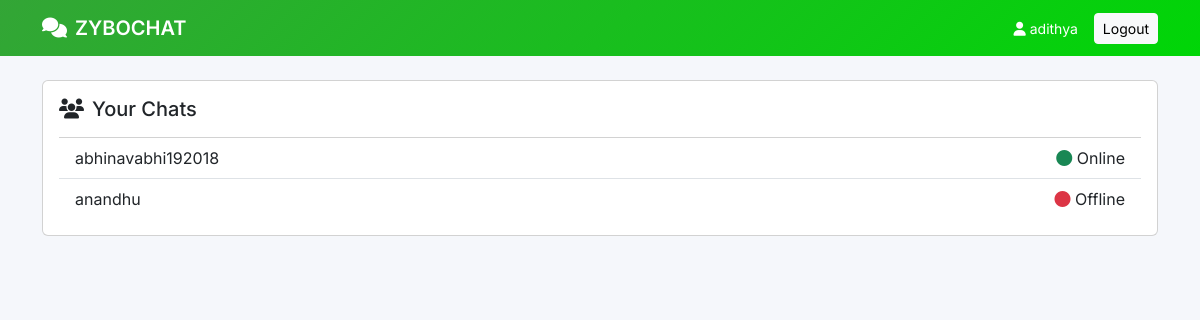
The app's page /users/ (signed in), older data.
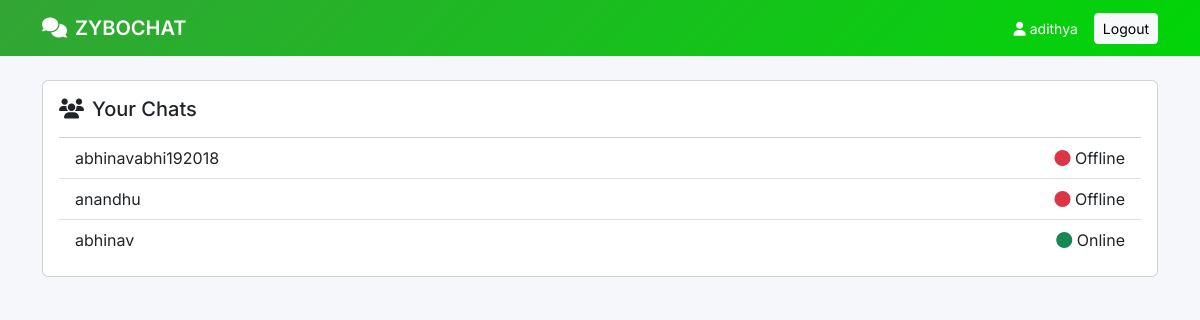
The same page, newer data.
### app/models.py (models this page shows, shortened)
class User(AbstractBaseUser, PermissionsMixin):
    email = models.EmailField(unique=True)
    username = models.CharField(max_length=150)
    is_active = models.BooleanField(default=True)
    is_staff = models.BooleanField(default=False)
    is_online = models.BooleanField(default=False)
    last_seen = models.DateTimeField(default=timezone.now)
    date_joined = models.DateTimeField(default=timezone.now)
    objects = UserManager()
    USERNAME_FIELD = "email"
    REQUIRED_FIELDS = ["username"]

### app/views.py (the view)
# urls.py: path("users/", user_list, name="user_list"),
@login_required
def user_list(request):
    users = User.objects.exclude(id=request.user.id)
    return render(request, "user_list.html", {"users": users})

### app/templates/user_list.html (shortened to what this page needs)
{% extends 'base.html' %}
{% block content %}
<div class="card p-3">
    <h5 class="mb-3"><i class="fa-solid fa-users me-2"></i>Your Chats</h5>
    <div class="list-group list-group-flush" id="users-list">
        {% for u in users %}
        <a href="{% url 'chat' u.id %}"
            class="list-group-item list-group-item-action d-flex justify-content-between align-items-center"
            data-user-id="{{ u.id }}">
            <div class="d-flex align-items-center gap-3">
                <div>
                    {{ u.username }}
                </div>
            </div>
            <span class="user-status" data-status-user-id="{{ u.id }}">
                {% if u.is_online %}
                <i class="fa-solid fa-circle text-success status-dot"></i> Online
                {% else %}
                <i class="fa-solid fa-circle text-danger status-dot"></i> Offline
                {% endif %}
            </span>
        </a>
        {% endfor %}
    </div>
</div>
{% endblock %}

### app/templates/base.html (shortened to what this page needs)
<!DOCTYPE html>
{% load static %}
<html lang="en">
<head>
    <link href="https://cdn.jsdelivr.net/npm/bootstrap@5.3.3/dist/css/bootstrap.min.css" rel="stylesheet">
    <link href="https://cdnjs.cloudflare.com/ajax/libs/font-awesome/6.5.1/css/all.min.css" rel="stylesheet">
    <link rel="stylesheet" href="{% static 'css/style.css' %}">
</head>
<body>
    <nav class="navbar navbar-expand-lg navbar-dark app-navbar">
        <div class="container">
            <a class="navbar-brand fw-semibold" href="/users/">
                <i class="fa-solid fa-comments me-2"></i>ZYBOCHAT
            </a>
            <div class="ms-auto d-flex align-items-center gap-3">
                {% if user.is_authenticated %}
                <span class="text-white small">
                    <i class="fa-solid fa-user"></i> {{ user.username }}
                </span>
                <a href="{% url 'logout' %}" class="btn btn-sm btn-light">
                    Logout
                </a>
                {% endif %}
            </div>
        </div>
    </nav>
    <div class="container py-4">
        {% block content %}{% endblock %}
    </div>
</body>
</html>

### static/css/style.css (style rules this page uses)
body { font-family: "Inter", sans-serif; background: #f5f7fb; }
.app-navbar { background: linear-gradient(135deg, #33a536, #00d607); }

Row changes from the older to the newer data that the page shows:
changed User "abhinavabhi192018": is_online "Online" → "Offline"
added User: username "abhinav", is_online True (drawn)
